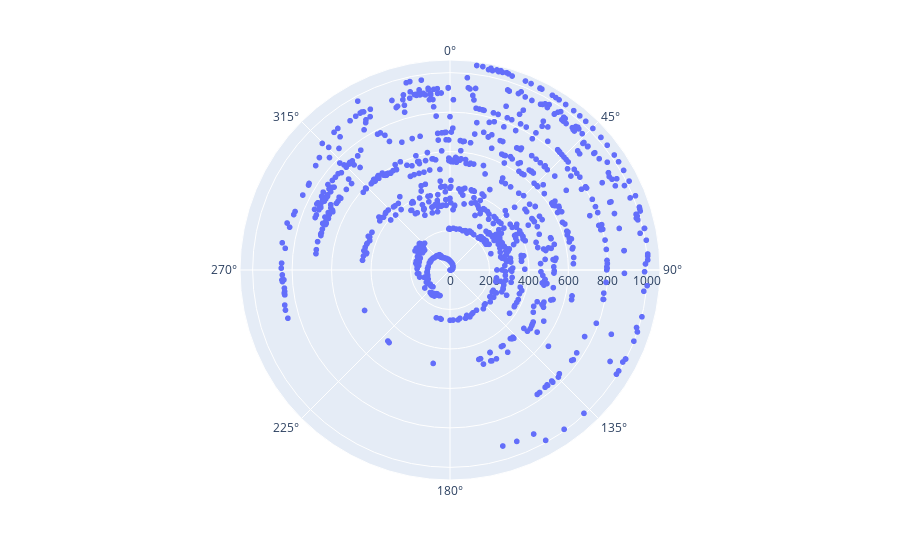

The code cell stored with this chart in its notebook:
### Code cell
fig = px.scatter_polar(df["ANGLY"]*(180/np.pi), theta="ANGLY")
fig.show()

### Figure 1 — Plotly figure (JSON) as saved in the notebook; plotly's stock layout.template omitted (floating-point values rounded to 4 significant figures; data arrays with more than 128 entries replaced by an {"elided": "..."} marker saying what was removed)
{"data": [{"hovertemplate": "ANGLY=%{theta}<extra></extra>", "legendgroup": "", "marker": {"color": "#636efa", "symbol": "circle"}, "mode": "markers", "name": "", "showlegend": false, "subplot": "polar", "theta": {"elided": "1046 float values"}, "type": "scatterpolargl"}], "layout": {"legend": {"tracegroupgap": 0}, "margin": {"t": 60}, "polar": {"angularaxis": {"direction": "clockwise", "rotation": 90}, "domain": {"x": [0, 1], "y": [0, 1]}}}}
